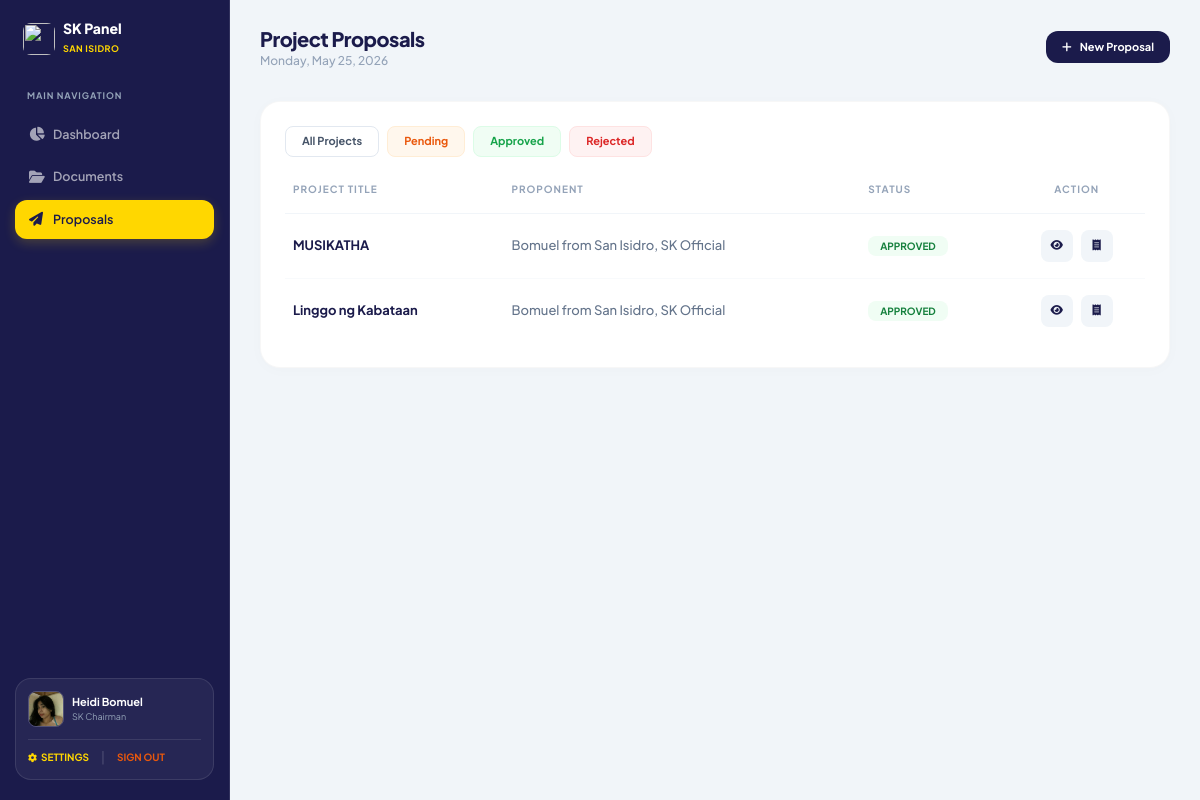
Page /php/submit_proposal_sec.php (signed in) on the committed database.
### tables this page shows
CREATE TABLE `users` (
  `id` int(11) NOT NULL,
  `role` varchar(50) NOT NULL,
  `surname` varchar(255) NOT NULL,
  `firstname` varchar(255) NOT NULL,
  `middlename` varchar(255) DEFAULT NULL,
  `email` varchar(255) NOT NULL,
  `mobile` varchar(15) DEFAULT NULL,
  `password` varchar(255) NOT NULL,
  `profile_photo` varchar(255) DEFAULT NULL,
  `id_document` varchar(255) DEFAULT NULL,
  `barangay` varchar(255) NOT NULL,
  `gender` varchar(20) DEFAULT NULL,
  `dob` date DEFAULT NULL,
  `civil_status` varchar(50) DEFAULT NULL,
  `position` varchar(255) DEFAULT NULL,
  `term_start` date DEFAULT NULL,
  `district` varchar(255) DEFAULT NULL,
  `house_no` varchar(50) DEFAULT NULL,
  `street` varchar(255) DEFAULT NULL,
  `purok` varchar(255) DEFAULT NULL,
  `municipality` varchar(255) DEFAULT NULL,
  `province` varchar(255) DEFAULT NULL,
  `complete_address` text DEFAULT NULL,
  `household_no` varchar(50) DEFAULT NULL,
  `occupation` varchar(255) DEFAULT NULL,
  `income_bracket` varchar(50) DEFAULT NULL,
  `status` varchar(20) NOT NULL DEFAULT 'pending',
  `created_at` timestamp NOT NULL DEFAULT current_timestamp()
);

CREATE TABLE `submissions` (
  `id` int(11) NOT NULL,
  `title` varchar(255) NOT NULL,
  `description` text NOT NULL,
  `budget` decimal(10,2) NOT NULL,
  `objectives` text NOT NULL,
  `expected_outcome` text NOT NULL,
  `status` varchar(50) DEFAULT 'Pending',
  `submitted_by` varchar(255) NOT NULL,
  `submitter_user_id` int(11) DEFAULT NULL,
  `document_path` varchar(255) DEFAULT NULL,
  `barangay` varchar(255) DEFAULT NULL,
  `rejection_reason` text DEFAULT NULL,
  `created_at` timestamp NOT NULL DEFAULT current_timestamp(),
  `admin_doc` varchar(255) DEFAULT NULL
);

### php/submit_proposal_sec.php (the view, shortened to what this page needs)
<?php
require_once 'db_conn.php';
$user_id = $_SESSION['user_id'];
$fullname = $_SESSION['fullname'];
$submissions = [];
$sql = "SELECT email, position, barangay, profile_photo FROM users WHERE id = ?";
$stmt = $conn->prepare($sql);
$stmt->bind_param("i", $user_id);
$stmt->execute();
$stmt->bind_result($user_email, $position, $barangay, $profile_photo);
$logoPath = "../sk_logo.png";
if (strcasecmp($barangay, 'Suba') === 0) { $logoPath = "../sk_suba.jpg"; }
elseif (strcasecmp($barangay, 'San Isidro') === 0) { $logoPath = "../sk_sanisidro.jpg"; }
$profilePath = $profile_photo ? "uploads/profiles/" . basename($profile_photo) : "uploads/profiles/default-avatar.png";
try {
    $query = "SELECT title, description, budget, objectives, expected_outcome, submitted_by, document_path, status, barangay, rejection_reason
              FROM submissions
              WHERE barangay = ?
              ORDER BY id DESC";
    $stmt = $conn->prepare($query);
    $stmt->bind_param("s", $barangay);
    $stmt->execute();
    $result = $stmt->get_result();
    if ($result) {
        while ($row = $result->fetch_assoc()) { $submissions[] = $row; }
    }
} catch (Exception $e) {
    $error_message = "An unexpected error occurred: " . $e->getMessage();
}
?>
<!DOCTYPE html>
<html lang="en">
<head>
    <script src="https://cdn.tailwindcss.com"></script>
    <link rel="stylesheet" href="https://cdnjs.cloudflare.com/ajax/libs/font-awesome/6.5.2/css/all.min.css">
</head>
<body>
<div class="app-wrapper">
    <aside class="sidebar">
        <div class="flex items-center gap-2 mb-8 px-2">
            <img src="<?= htmlspecialchars($logoPath) ?>" class="w-8 h-8 rounded-lg object-cover">
            <div>
                <h2 class="font-extrabold text-white text-sm leading-tight">SK Panel</h2>
                <span class="text-[9px] text-[#FFD700] font-bold uppercase tracking-wider"><?= htmlspecialchars($barangay) ?></span>
            </div>
        </div>
        <nav class="flex-grow">
            <p class="text-[9px] font-bold text-slate-400 uppercase tracking-widest mb-3 px-3">Main Navigation</p>
            <a href="sk_dashboard_sec.php" class="nav-link"><i class="fas fa-chart-pie"></i> Dashboard</a>
            <a href="document_submissions_sec.php" class="nav-link"><i class="fas fa-folder-open"></i> Documents</a>
            <a href="submit_proposal_sec.php" class="nav-link active"><i class="fas fa-paper-plane"></i> Proposals</a>
        </nav>
        <div class="user-profile-box flex-col items-start gap-1">
            <div class="flex items-center gap-2 w-full">
                <img src="<?= htmlspecialchars($profilePath) ?>" class="w-9 h-9 rounded-lg object-cover border border-white/20">
                <div class="overflow-hidden">
                    <p class="text-[11px] font-bold text-white truncate"><?= htmlspecialchars($fullname) ?></p>
                    <p class="text-[9px] text-slate-400 truncate"><?= htmlspecialchars($position) ?></p>
                </div>
            </div>
            <div class="flex items-center gap-3 mt-2 w-full pt-2 border-t border-white/10">
                <a href="settings.php" class="text-[10px] text-[#FFD700] font-bold uppercase hover:opacity-80 transition flex items-center gap-1"><i class="fas fa-cog text-[9px]"></i> Settings</a>
                <span class="text-white/20">|</span>
                <a href="login.php" class="text-[10px] text-[#ea580c] font-bold uppercase hover:opacity-80 transition">Sign Out</a>
            </div>
        </div>
    </aside>
    <main class="main-content">
        <header class="flex justify-between items-center mb-8">
            <div>
                <h1 class="font-extrabold text-[#1B1B4B] tracking-tight text-xl">Project Proposals</h1>
                <p id="current-time" class="text-xs text-slate-400 font-medium"></p>
            </div>
            <div class="flex items-center gap-3 relative">
                <a href="submit_project_proposal_sec.php" class="bg-[#1B1B4B] text-white px-4 py-2 rounded-xl text-[11px] font-bold hover:bg-opacity-90 transition flex items-center gap-2">
                    <i class="fas fa-plus"></i> New Proposal
                </a>
            </div>
        </header>
        <div class="content-card">
            <div class="flex flex-wrap gap-2 mb-6">
                <button class="filter-btn px-4 py-1.5 rounded-lg text-[11px] font-bold border border-slate-200 bg-white text-slate-600 hover:bg-slate-50 transition" data-status="All">All Projects</button>
                <button class="filter-btn px-4 py-1.5 rounded-lg text-[11px] font-bold border border-orange-100 bg-orange-50 text-orange-600 hover:bg-orange-100 transition" data-status="Pending">Pending</button>
                <button class="filter-btn px-4 py-1.5 rounded-lg text-[11px] font-bold border border-green-100 bg-green-50 text-green-600 hover:bg-green-100 transition" data-status="Approved">Approved</button>
                <button class="filter-btn px-4 py-1.5 rounded-lg text-[11px] font-bold border border-red-100 bg-red-50 text-red-600 hover:bg-red-100 transition" data-status="Rejected">Rejected</button>
            </div>
            <div class="overflow-x-auto">
                <table id="submissions-table" class="w-full text-left">
                    <thead>
                        <tr class="text-slate-400 text-[10px] font-bold uppercase tracking-widest border-b border-slate-100">
                            <th class="pb-4 px-2">Project Title</th>
                            <th class="pb-4 px-2">Proponent</th>
                            <th class="pb-4 px-2">Status</th>
                            <th class="pb-4 px-2 text-center">Action</th>
                        </tr>
                    </thead>
                    <tbody class="divide-y divide-slate-50">
                        <?php if (empty($submissions)): ?>
                            <tr><td colspan="4" class="py-10 text-center text-slate-400">No proposals found.</td></tr>
                        <?php else: ?>
                            <?php foreach ($submissions as $submission): ?>
                                <tr class="hover:bg-slate-50/50 transition" data-status="<?= htmlspecialchars($submission['status']) ?>">
                                    <td class="py-4 px-2 font-bold text-[#1B1B4B]"><?= htmlspecialchars($submission['title']) ?></td>
                                    <td class="py-4 px-2 text-slate-500 font-medium"><?= htmlspecialchars($submission['submitted_by']) ?></td>
                                    <td class="py-4 px-2">
                                        <span class="status-badge status-<?= str_replace(' ', '', htmlspecialchars($submission['status'])) ?>"><?= htmlspecialchars($submission['status']) ?></span>
                                    </td>
                                    <td class="py-4 px-2 text-center flex items-center justify-center gap-2">
                                        <button onclick="showDetails('<?= htmlspecialchars(json_encode($submission), ENT_QUOTES) ?>')" class="w-8 h-8 rounded-lg bg-slate-100 text-[#1B1B4B] hover:bg-[#FFD700] transition flex items-center justify-center"><i class="fas fa-eye text-[11px]"></i></button>
                                        <button onclick="openReceipt('<?= htmlspecialchars(json_encode($submission), ENT_QUOTES) ?>')" class="w-8 h-8 rounded-lg bg-slate-100 text-[#1B1B4B] hover:bg-[#1B1B4B] hover:text-white transition flex items-center justify-center"><i class="fas fa-receipt text-[11px]"></i></button>
                                    </td>
                                </tr>
                            <?php endforeach; ?>
                        <?php endif; ?>
                    </tbody>
                </table>
            </div>
        </div>
    </main>
</div>
</body>
</html>

### php/submit_proposal_sec.php (style rules this page uses)
body { font-family: 'Plus Jakarta Sans', sans-serif; background-color: #f1f5f9; margin: 0; overflow: hidden; font-size: 13px; }
.app-wrapper { display: flex; height: 100vh; width: 100vw; }
.sidebar { width: 230px; background: #1B1B4B; padding: 20px 15px; display: flex; flex-direction: column; border-right: 1px solid rgba(255,255,255,0.1); flex-shrink: 0; }
.main-content { flex: 1; padding: 25px 30px; background: #f1f5f9; overflow-y: auto; }
.nav-link { display: flex; align-items: center; padding: 10px 14px; border-radius: 12px; color: rgba(255,255,255,0.6); transition: all 0.2s; margin-bottom: 4px; font-size: 12.5px; font-weight: 600; }
.nav-link i { font-size: 14px; width: 24px; }
.nav-link.active { background: #FFD700; color: #1B1B4B; box-shadow: 0 4px 12px rgba(255,215,0,0.2); }
.user-profile-box { background: rgba(255,255,255,0.05); border-radius: 16px; padding: 12px; margin-top: auto; display: flex; align-items: center; gap: 10px; border: 1px solid rgba(255,255,255,0.1); }
.content-card { background: white; border-radius: 20px; padding: 24px; box-shadow: 0 2px 15px rgba(0,0,0,0.02); border: 1px solid rgba(0,0,0,0.03); }
.status-badge { padding: 4px 12px; border-radius: 8px; font-weight: 700; font-size: 10px; text-transform: uppercase; }
.status-Approved { background: #f0fdf4; color: #15803d; }

### rows in the picture
users: barangay "SAN ISIDRO", profile_photo (picture), position "SK Chairman"
submissions: title "MUSIKATHA", submitted_by "Bomuel from San Isidro, SK Official", status "APPROVED"
submissions: title "Linggo ng Kabataan", submitted_by "Bomuel from San Isidro, SK Official", status "APPROVED"

### other values in the picture
$fullname "Heidi Bomuel"
